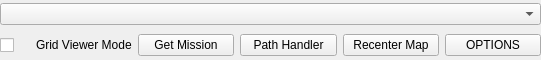
<?xml version="1.0" encoding="UTF-8"?>
<ui version="4.0">
 <class>MapWindow</class>
 <widget class="QWidget" name="MapWindow">
  <property name="geometry">
   <rect>
    <x>0</x>
    <y>0</y>
    <width>541</width>
    <height>60</height>
   </rect>
  </property>
  <layout class="QVBoxLayout" name="verticalLayout">
   <property name="leftMargin">
    <number>0</number>
   </property>
   <property name="topMargin">
    <number>0</number>
   </property>
   <property name="rightMargin">
    <number>0</number>
   </property>
   <property name="bottomMargin">
    <number>0</number>
   </property>
   <item>
    <layout class="QHBoxLayout" name="horizontalLayout">
     <property name="spacing">
      <number>0</number>
     </property>
     <item>
      <widget class="QComboBox" name="_home_opts">
       <property name="minimumSize">
        <size>
         <width>250</width>
         <height>0</height>
        </size>
       </property>
       <property name="toolTip">
        <string>Where the map will be centered.</string>
       </property>
      </widget>
     </item>
    </layout>
   </item>
   <item>
    <layout class="QHBoxLayout" name="horizontalLayout">
     <item>
      <widget class="QCheckBox" name="_gridview_toggle">
       <property name="maximumSize">
        <size>
         <width>30</width>
         <height>10000</height>
        </size>
       </property>
      </widget>
     </item>
     <item>
      <widget class="QLabel" name="_toggle_label">
       <property name="text">
        <string>Grid Viewer Mode</string>
       </property>
      </widget>
     </item>
     <item>
      <widget class="QPushButton" name="_get_mission">
       <property name="text">
        <string>Get Mission</string>
       </property>
      </widget>
     </item>
     <item>
      <widget class="QPushButton" name="_create_task">
       <property name="text">
        <string>Path Handler</string>
       </property>
      </widget>
     </item>
     <item>
      <widget class="QPushButton" name="_recenter">
       <property name="maximumSize">
        <size>
         <width>150</width>
         <height>16777215</height>
        </size>
       </property>
       <property name="text">
        <string>Recenter Map</string>
       </property>
      </widget>
     </item>
     <item>
      <widget class="QPushButton" name="_map_options">
       <property name="maximumSize">
        <size>
         <width>150</width>
         <height>16777215</height>
        </size>
       </property>
       <property name="text">
        <string>OPTIONS</string>
       </property>
      </widget>
     </item>
    </layout>
   </item>
  </layout>
 </widget>
 <resources/>
 <connections/>
</ui>
